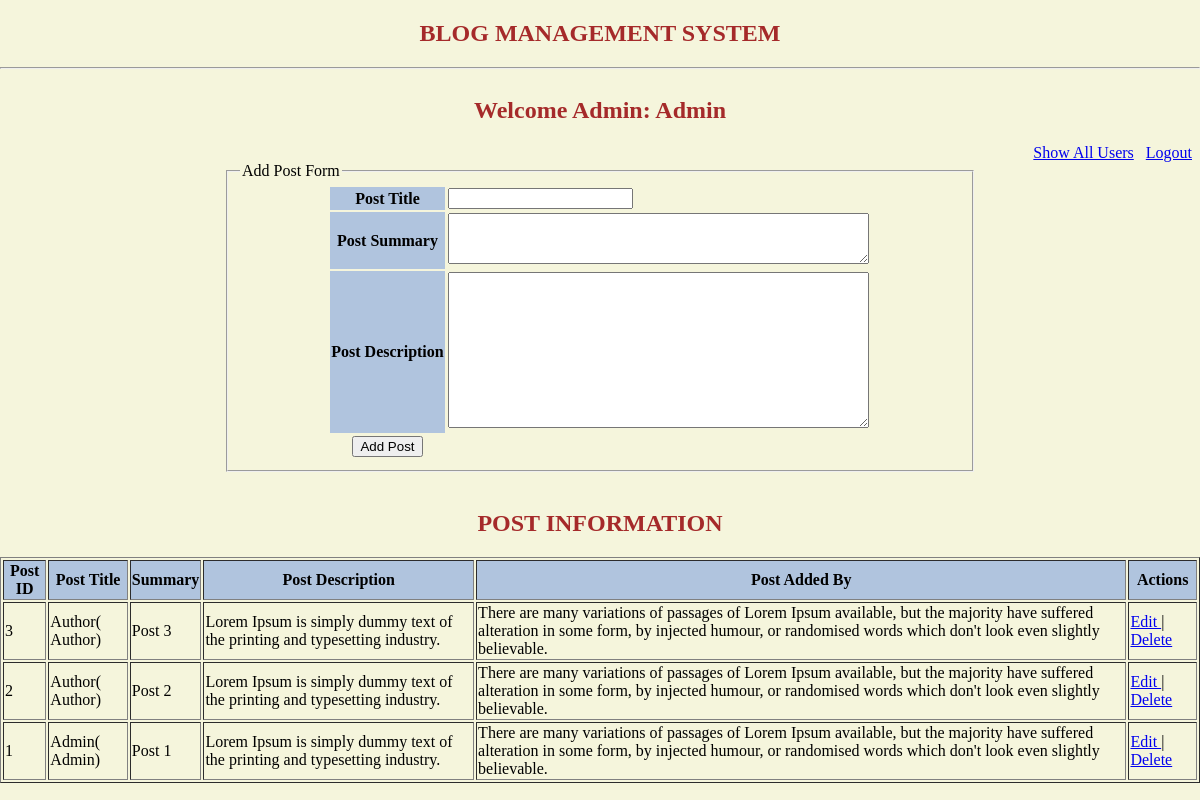
The app's page /admin/index.php?log_id=1 (signed in) with its own data.
### tables this page shows
CREATE TABLE `posts` (
  `post_id` int(11) NOT NULL AUTO_INCREMENT,
  `added_by_user_role_id` int(11) DEFAULT NULL,
  `post_title` text DEFAULT NULL,
  `post_summary` text DEFAULT NULL,
  `post_description` longtext DEFAULT NULL,
  `is_active` enum('Active','Inactive') DEFAULT 'Active',
  PRIMARY KEY (`post_id`),
  KEY `author_user_role_id` (`added_by_user_role_id`),
  CONSTRAINT `posts_ibfk_1` FOREIGN KEY (`added_by_user_role_id`) REFERENCES `user_role` (`user_role_id`) ON DELETE CASCADE ON UPDATE CASCADE
);

CREATE TABLE `users` (
  `user_id` int(11) NOT NULL AUTO_INCREMENT,
  `full_name` varchar(100) DEFAULT NULL,
  `gender` enum('Female','Male') DEFAULT 'Male',
  `user_email` varchar(100) DEFAULT NULL,
  `user_password` text DEFAULT NULL,
  `is_active` enum('Active','Inactive') DEFAULT 'Active',
  PRIMARY KEY (`user_id`)
);

CREATE TABLE `roles` (
  `role_id` int(11) NOT NULL AUTO_INCREMENT,
  `role_type` varchar(100) DEFAULT NULL,
  PRIMARY KEY (`role_id`)
);

### admin/index.php (the view, shortened to what this page needs)
<!DOCTYPE html>
<html>
<head>
</head>
<body>
	<?php
		require_once 'manage_posts.php';
		$posts = getAllPosts();
	?>
	<center>
			<h2>BLOG MANAGEMENT SYSTEM</h2>
			<hr />
		<div class="row">
			<div class="col">
				<p>
				<h2>Welcome Admin:
				<?php
					echo $_SESSION['user']['full_name'];
				?>
				</h2></p>
				<a href="all_users.php" >Show All Users</a>&nbsp;&nbsp;
				<a href="../logout_users.php?user_id=<?php echo $_SESSION['user']['user_id'] ?>&log_id=<?php echo $_GET['log_id']?>" >Logout</a>&nbsp;&nbsp;
			</div>
		</div>
		<?php
			if(isset($_GET['post_id']))
			{
				EditFormPost("post_process.php","POST",$_GET['post_id']);
			}else{
				AddFormPost("post_process.php","POST");
			}
		?>
		<table border="1" width="100%">
			<h2>POST INFORMATION</h2>
				<tr>
					<th>Post ID</th>
					<th>Post Title</th>
					<th>Summary</th>
					<th>Post Description</th>
					<th>Post Added By</th>
					<th>Actions</th>
				</tr>
				<?php
					if($posts->num_rows > 0)
					{
						while($post = mysqli_fetch_assoc($posts))
						{
						?>
						<tr>
							<td>
								<?php echo $post['post_id']; ?>
							</td>
							<td>
								<?php
								echo getUserFullNameByUserRoleId($post['added_by_user_role_id']);
								?>
							</td>
							<td>
								<?php echo $post['post_title']; ?>
							</td>
							<td>
								<?php echo $post['post_summary']; ?>
							</td>
							<td>
								<?php echo $post['post_description']; ?>
							</td>
							<td>
								<a href="index.php?post_id=<?php echo $post['post_id']; ?>">
									Edit
								</a>
								 |
								<a href="javascript:void(0)" post_id="<?php echo $post['post_id']; ?>" onclick="deletePost(this)">
								Delete
								</a>
							</td>
						</tr>
						<?php
						}
					}
				?>
		</table>
	</center>
</body>
</html>

### admin/manage_posts.php (shortened to what this page needs)
<?php
	require_once '../require/connection.php';
	function getAllPosts()
	{
		global $connection;
		$query = "SELECT * FROM posts ORDER BY `posts`.`post_id` DESC";
		$res = mysqli_query($connection,$query);
		return $res;
	}
	function getUserFullNameByUserRoleId($user_role_id){
		global $connection;
		$query = "SELECT `roles`.`role_type`, `users`.`full_name` FROM `users`
		INNER JOIN `user_role` ON `users`.`user_id` = `user_role`.`user_id`
		INNER JOIN `roles` ON `user_role`.`role_id` = `roles`.`role_id`
		WHERE `user_role`.`user_role_id` = $user_role_id";
		$res = mysqli_query($connection,$query);
		$data = mysqli_fetch_assoc($res);
		return $data['full_name']."( ".$data['role_type'].")";
	}
	function AddFormPost($action = "",$method="GET")
	{
		?>
		<br />
		<fieldset style="width: 60%">
			<legend>Add Post Form</legend>
			<form action="<?php echo $action; ?>" method="<?php echo $method; ?>">
				<table>
						<tr>
							<th>Post Title</th>
							<td>
								<input type="text" name="post_title" required>
							</td>
						</tr>
						<tr>
							<th>Post Summary</th>
							<td>
								<textarea cols="50" rows="3" name="post_summary" required></textarea>
							</td>
						</tr>
						<tr>
							<th>Post Description</th>
							<td>
								<textarea cols="50" rows="10" name="post_desc" required></textarea>
							</td>
						</tr>
						<tr>
							<td align="center">
								<input type="submit" name="add_post" value="Add Post">
							</td>
						</tr>
				</table>
			</form>
		</fieldset>
		<br />
		<?php
	}
		?>

### admin/design.css (style rules this page uses)
body { margin: 0px; padding: 0px; background-color: beige; }
table tr th { background-color: lightsteelblue; color: black; }
h2 { text-align: center; color: brown; }
.row { clear: both; }
.col { width: 100%; float: left; text-align: right; }

### records on screen
posts: post_id "3", added_by_user_role.role_type "Author( Author)", post_title "Post 3", post_summary "Lorem Ipsum is simply dummy text of the printing and typesetting industry.", post_description "There are many variations of passages of Lorem Ipsum available, but the majority have suffered alteration in some form, by injected humour, or randomised words which don't look even slightly believable."
posts: post_id "2", added_by_user_role.role_type "Author( Author)", post_title "Post 2", post_summary "Lorem Ipsum is simply dummy text of the printing and typesetting industry.", post_description "There are many variations of passages of Lorem Ipsum available, but the majority have suffered alteration in some form, by injected humour, or randomised words which don't look even slightly believable."
posts: post_id "1", added_by_user_role.role_type "Admin( Admin)", post_title "Post 1", post_summary "Lorem Ipsum is simply dummy text of the printing and typesetting industry.", post_description "There are many variations of passages of Lorem Ipsum available, but the majority have suffered alteration in some form, by injected humour, or randomised words which don't look even slightly believable."

### other values on screen
$_SESSION['user']['full_name'] "Admin"
